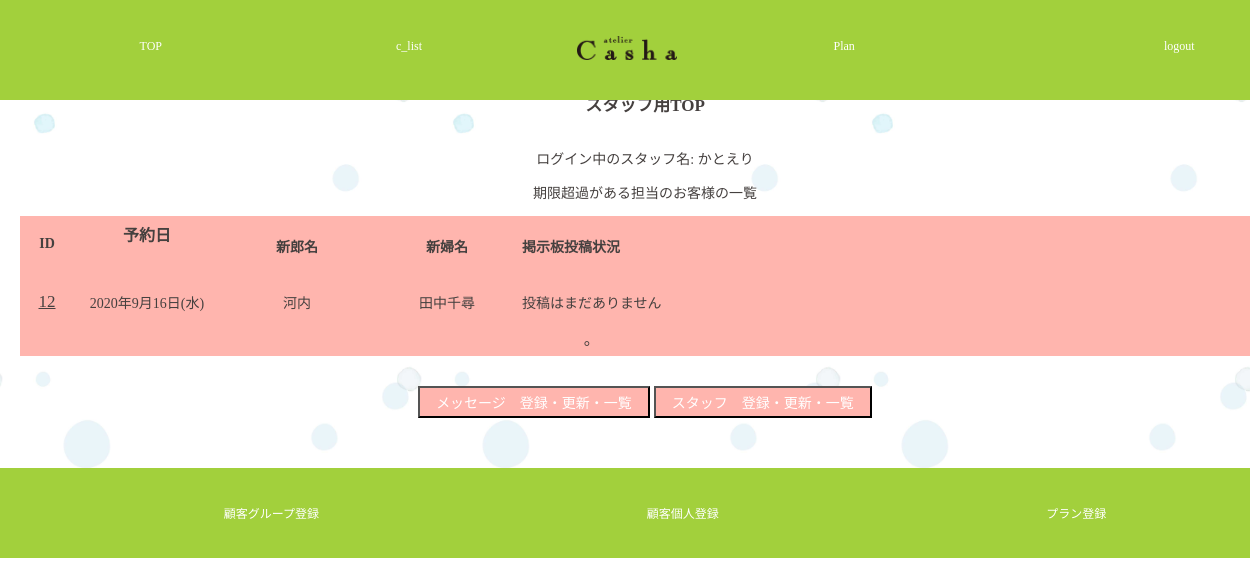
Page /staff/staff_top.php (signed in) on the earlier database version.
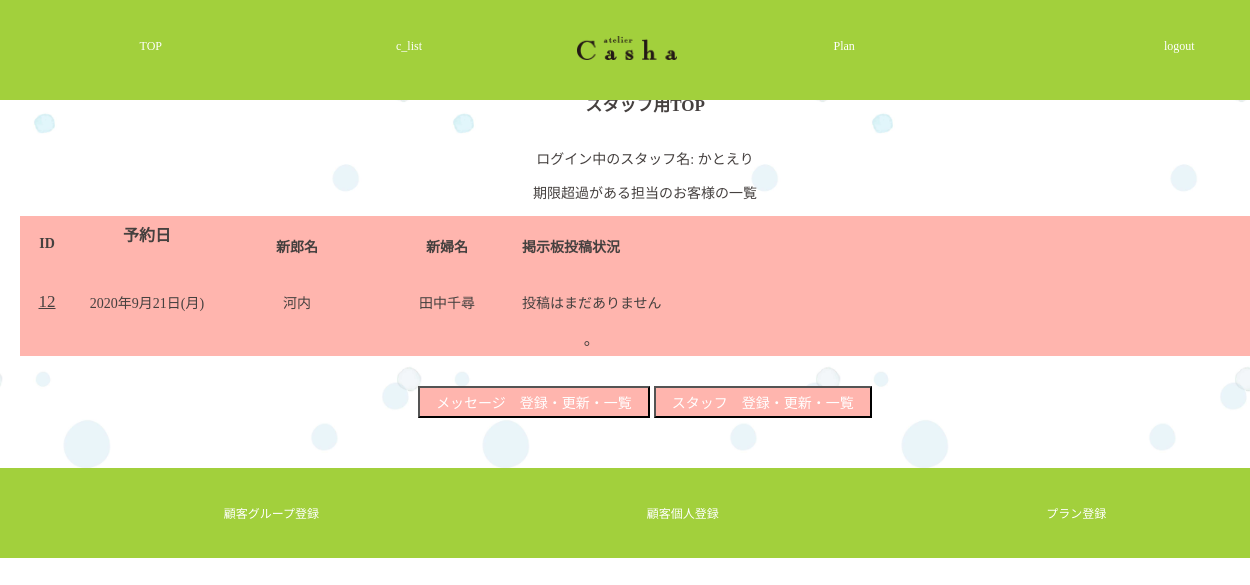
Same page on the later database version.
### tables this page shows
CREATE TABLE `customers` (
  `c_id` varchar(32) NOT NULL,
  `c_group_id` int(11) NOT NULL,
  `c_name` varchar(32) NOT NULL,
  `c_pass` varchar(64) NOT NULL,
  `c_mail` varchar(64) NOT NULL,
  `c_tell` varchar(11) NOT NULL,
  `c_zip` char(7) NOT NULL,
  `c_address` varchar(64) NOT NULL,
  `c_gender` tinyint(1) NOT NULL,
  `c_myphoto` tinyint(1) NOT NULL DEFAULT 0
);

CREATE TABLE `c_groups` (
  `c_group_id` int(11) NOT NULL,
  `p_id` int(11) NOT NULL,
  `reserve_day` date NOT NULL,
  `reserve_time` time NOT NULL,
  `estimate` tinyint(1) NOT NULL,
  `invoce` tinyint(1) NOT NULL,
  `payment` tinyint(1) NOT NULL,
  `d_product` tinyint(1) NOT NULL,
  `new_zip` char(7) NOT NULL,
  `new_address` varchar(64) NOT NULL,
  `before2days` tinyint(1) NOT NULL DEFAULT 0,
  `make_reh` tinyint(1) NOT NULL DEFAULT 0,
  `cos_fixed` tinyint(1) NOT NULL DEFAULT 0,
  `cos_fitting` tinyint(1) NOT NULL DEFAULT 0,
  `place_fixed` tinyint(1) NOT NULL DEFAULT 0,
  `s_id` varchar(32) NOT NULL,
  `limit_over` tinyint(1) NOT NULL
);

### class/meeting.class.php (called while the page is built, shortened)
<?php
class Meeting{
	public $pdo;
	public function __construct(){
		$host  = "localhost";
		$dbname= "meeting_app";
		$dbuser= "root";
		$dbpass= "";
		$dsn = "mysql:host={$host};dbname={$dbname};charset=utf8";
		$this->pdo = new PDO($dsn,$dbuser,$dbpass);
	}
	public function getStaffById($s_id){
		$sql = "SELECT * FROM staff WHERE s_id=:s_id";
		$stmt = $this->pdo->prepare($sql);
		$stmt->bindValue(":s_id",$s_id,PDO::PARAM_STR);
		$stmt->execute();
		$row = $stmt->fetch(PDO::FETCH_ASSOC);
		return $row;
	}
	public function getGroomBrideGrouopAllDate() {
		$sql  ="SELECT groom.c_name AS g_name,bride.c_name AS b_name, ";
		$sql .="reserve_day,p_name,c_groups.c_group_id AS group_id,d_product,payment,limit_over ";
		$sql .="FROM customers AS groom,customers AS bride,c_groups,plans ";
		$sql .="WHERE c_groups.c_group_id=groom.c_group_id ";
		$sql .="AND c_groups.c_group_id=bride.c_group_id ";
		$sql .="AND c_groups.p_id=plans.p_id ";
		$sql .="AND groom.c_gender=0 AND bride.c_gender=1 ";
		$sql .="ORDER BY reserve_day";
		$row = $this->pdo->query($sql);
		return $row;
	}
	public function getLimitOverBySId($s_id){
	 $sql  ="SELECT c_group_id FROM c_groups WHERE s_id=:s_id AND limit_over=1";
	 $stmt = $this->pdo->prepare($sql);
	 $stmt ->bindValue(":s_id",$s_id,PDO::PARAM_STR);
	 $stmt ->execute();
	 $rows =  $stmt->fetch(PDO::FETCH_ASSOC);
	 return $rows;
	}
}
?>

### staff/staff_top.php (the view, shortened to what this page needs)
<?php
function h($str) {
	return htmlspecialchars($str,ENT_QUOTES);
}
require_once("../class/meeting.class.php");
$obj =new Meeting();
$groups=$obj->getLimitOverBySId($_SESSION["s_id"]);
$rows =$obj->getGroomBrideGrouopAllDate();
$staff=$obj->getStaffById($_SESSION["s_id"]);
?>
<?php require_once("header_for_staff.php"); ?>
		<main>
			<h1>スタッフ用TOP</h1>
			<section>
			<p>ログイン中のスタッフ名: <?php echo h($_SESSION["s_name"]);?></p>
			<?php if(!empty($groups)): ?>
			<p>期限超過がある担当のお客様の一覧</p>
			<div id="mainView">
				<table class="list_noborder">
					<tr>
						<th class="list_id_num"><p>ID</p></th>
						<th class="list_r_day">予約日</th><th class="list_c_name"><p>新郎名</p></th><th class="list_c_name"><p>新婦名</p></th><th><p>掲示板投稿状況</p></th>
					</tr>
					<?php while($row=$rows->fetch(PDO::FETCH_ASSOC)): ?>
					<?php if(!empty($groups) && $row["limit_over"]==1 && $row["group_id"]==$groups["c_group_id"]): ?>
					<tr>
						<td class="list_id_num"><p><a href="c_group_each.php?group_id=<?php echo $row["group_id"];?>" ><?php echo $row["group_id"];?></a></p></td>
						<td class="list_r_day"><p><?php
							$reserve_day = $row["reserve_day"];
							$week = ["日","月","火","水","木","金","土"];
							$hi = date('w', strtotime($reserve_day));
							$youbi = $week[$hi];
							$rd =  date('Y年n月j日', strtotime($reserve_day))."(".$youbi.")";
							echo h($rd);
						?></p></td>
						<td class="list_c_name"><p><?php echo h($row["g_name"]); ?></p></td>
						<td class="list_c_name"><p><?php echo h($row["b_name"]); ?></p></td>
						<td>
							<?php $b_data = $obj->getBoardNewCreatedDate($row["group_id"]); ?>
							<?php if(!empty($b_data)): ?>
							<p><a href="../customer/c_board.php?group_id=<?php echo $row["group_id"];?>">date:
							<?php echo date("Y/m/d H:i",strtotime($b_data["created"]))."&nbsp&nbsp"; ?>
							name:<?php
							$c_data = $obj->getGroomBrideGrouopByGId($row["group_id"]);
							if($b_data["submit_member_id"]== $c_data["g_id"]){
								echo h($c_data["g_name"]);
							}else if($b_data["submit_member_id"]== $c_data["b_id"]){
								echo h($c_data["b_name"]);
							}else{
								$s_id=$b_data["submit_member_id"];
								$staff_data=$obj->getStaffById($s_id);
								echo "スタッフ：".h($staff_data["s_name"]);
							}
							;?></a><p>
							<?php elseif(empty($b_data)): ?>
							<p>投稿はまだありません</p>。
							<?php endif; ?>
						</td>
					</tr>
					<?php endif; ?>
					<?php endwhile; ?>
				</table>
			</div>
			<?php endif; ?>
			</section>
			<?php if($staff["role"]==1): ?>
			<section>
				<button class="update_btn"><a href="message_list.php">メッセージ　登録・更新・一覧</a></button>
				<button class="update_btn"><a href="staff_add.php">スタッフ　登録・更新・一覧<a></button>
			</section>
			<?php endif; ?>
		</main>
<?php require_once("footer_for_staffpage.php"); ?>

Differences in the rows shown:
changed customers "河内": c_group.reserve_day "2020年9月16日(水)" → "2020年9月21日(月)"
